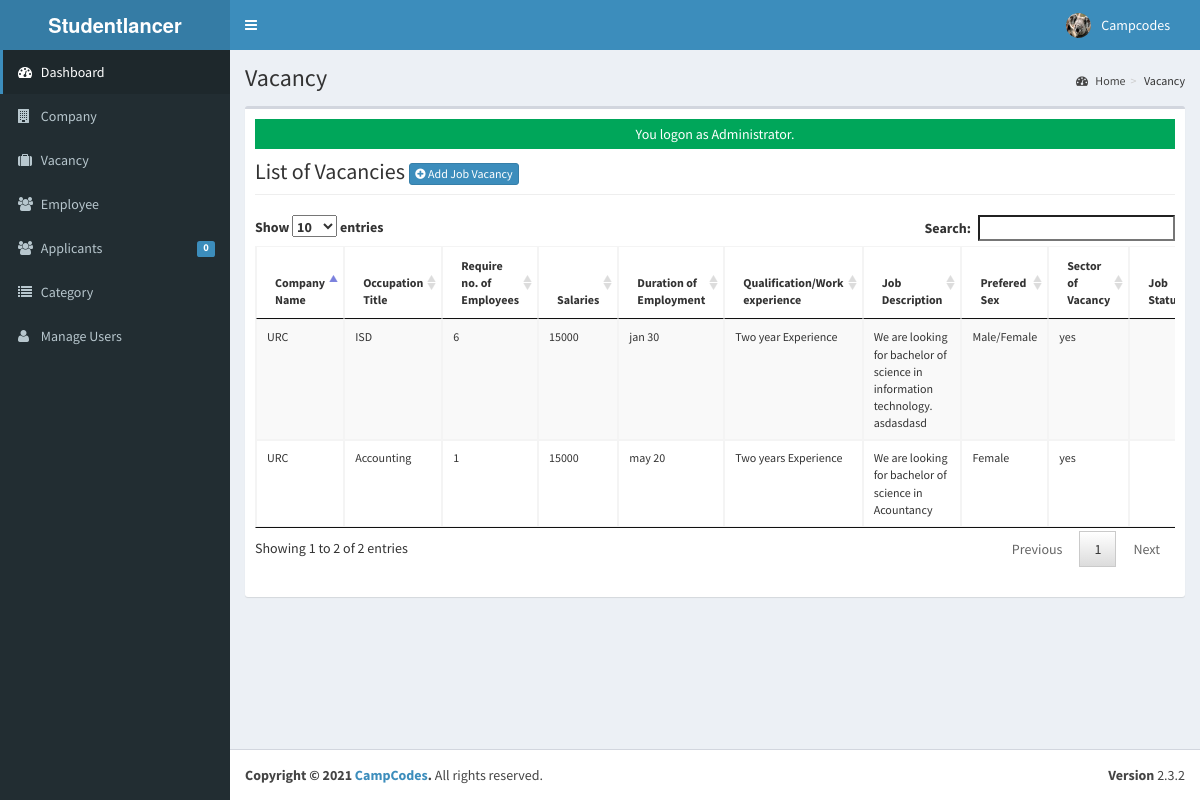
Page /admin/vacancy/index.php (signed in) on the earlier database version.
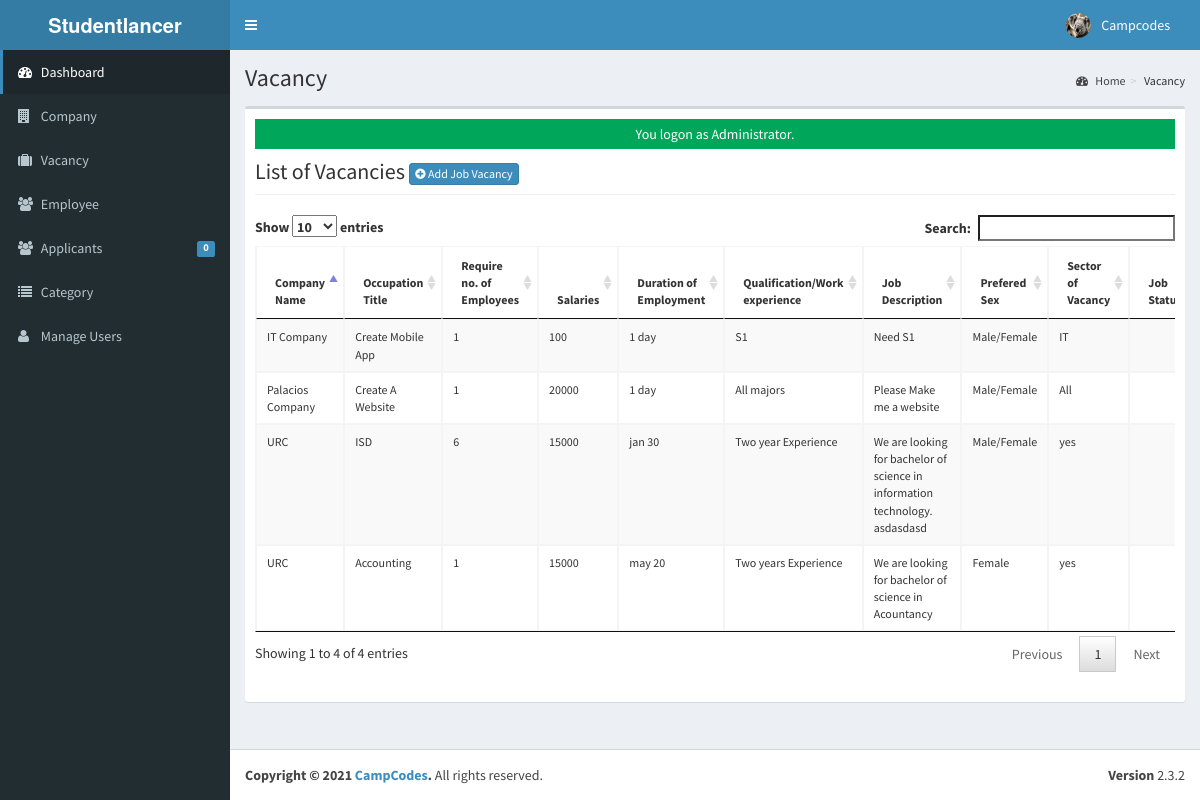
Same page on the later database version.
### tables this page shows
CREATE TABLE `tbljob` (
  `JOBID` int(11) NOT NULL,
  `COMPANYID` int(11) NOT NULL,
  `CATEGORY` varchar(250) NOT NULL,
  `OCCUPATIONTITLE` varchar(90) NOT NULL,
  `REQ_NO_EMPLOYEES` int(11) NOT NULL,
  `SALARIES` double NOT NULL,
  `DURATION_EMPLOYEMENT` varchar(90) NOT NULL,
  `QUALIFICATION_WORKEXPERIENCE` text NOT NULL,
  `JOBDESCRIPTION` text NOT NULL,
  `PREFEREDSEX` varchar(30) NOT NULL,
  `SECTOR_VACANCY` text NOT NULL,
  `JOBSTATUS` varchar(90) NOT NULL,
  `DATEPOSTED` datetime NOT NULL
);

CREATE TABLE `tblcompany` (
  `COMPANYID` int(11) NOT NULL,
  `COMPANYNAME` varchar(90) NOT NULL,
  `COMPANYADDRESS` varchar(90) NOT NULL,
  `COMPANYCONTACTNO` varchar(30) NOT NULL,
  `COMPANYSTATUS` varchar(90) NOT NULL,
  `COMPANYMISSION` text NOT NULL
);

### admin/vacancy/index.php (called while the page is built, shortened)
<?php
require_once ("../theme/templates.php");
?>

### include/database.php (called while the page is built, shortened)
<?php
class Database {
	var $sql_string = '';
	private $conn;
	public function open_connection() {
		$this->conn = mysqli_connect(server,user,pass);
		if(!$this->conn){
			echo "Problem in database connection! Contact administrator!";
			exit();
		}else{
			$db_select = mysqli_select_db($this->conn,database_name);
		}
	}
	function setQuery($sql='') {
		$this->sql_string=$sql;
	}
	function executeQuery() {
		$result = mysqli_query($this->conn,$this->sql_string);
		return $result;
	}
	private function confirm_query($result) {
		return $result;
	}
	function loadResultList( $key='' ) {
		$cur = $this->executeQuery();
		$array = array();
		while ($row = mysqli_fetch_object($cur)) {
			if ($key) {
				$array[$row->$key] = $row;
			} else {
				$array[] = $row;
			}
		}
		return $array;
	}
}
$mydb = new Database();

### admin/vacancy/list.php (the view, shortened to what this page needs)
<div class="row">
      	 <div class="col-lg-12">
           <h1 class="page-header">List of Vacancies  <a href="index.php?view=add" class="btn btn-primary btn-xs  ">  <i class="fa fa-plus-circle fw-fa"></i> Add Job Vacancy</a>  </h1>
      		</div>
  		 </div>
 		    <form action="controller.php?action=delete" Method="POST">
		     <div class="table-responsive">
			<table id="dash-table" class="table table-striped table-bordered table-hover"  style="font-size:12px" cellspacing="0">
			  <thead>
			  	<tr>
			  		<th>Company Name</th>
			  		<th>Occupation Title</th>
			  		<th>Require no. of Employees</th>
			  		<th>Salaries</th>
			  		<th>Duration of Employment</th>
			  		<th>Qualification/Work experience</th>
			  		<th>Job Description</th>
			  		<th>Prefered Sex</th>
			  		<th>Sector of Vacancy</th>
			  		<th>Job Status</th>
			  	</tr>
			  </thead>
			  <tbody>
			  	<?php
			  		$mydb->setQuery("SELECT * FROM `tbljob` j, `tblcompany` c WHERE j.COMPANYID=c.COMPANYID");
			  		$cur = $mydb->loadResultList();
					foreach ($cur as $result) {
			  		echo '<tr>';
			  			echo '<td>' . $result->COMPANYNAME.'</td>';
			  			echo '<td>' . $result->OCCUPATIONTITLE.'</td>';
			  			echo '<td>' . $result->REQ_NO_EMPLOYEES.'</td>';
			  			echo '<td>' . $result->SALARIES.'</td>';
			  			echo '<td>' . $result->DURATION_EMPLOYEMENT.'</td>';
			  			echo '<td>' . $result->QUALIFICATION_WORKEXPERIENCE.'</td>';
			  			echo '<td>' . $result->JOBDESCRIPTION.'</td>';
			  			echo '<td>' . $result->PREFEREDSEX.'</td>';
			  			echo '<td>' . $result->SECTOR_VACANCY.'</td>';
			  			echo '<td>' . $result->JOBSTATUS.'</td>';
			  		echo '</tr>';
			  	}
			  	?>
			  </tbody>
			</table>
			</form>

Differences in the rows shown:
added tbljob: COMPANYID.COMPANYNAME "Palacios Company", OCCUPATIONTITLE "Create A Website", REQ_NO_EMPLOYEES "1", SALARIES "20000", DURATION_EMPLOYEMENT "1 day", QUALIFICATION_WORKEXPERIENCE "All majors", JOBDESCRIPTION "Please Make me a website", PREFEREDSEX "Male/Female", SECTOR_VACANCY "All"
added tbljob: COMPANYID.COMPANYNAME "IT Company", OCCUPATIONTITLE "Create Mobile App", REQ_NO_EMPLOYEES "1", SALARIES "100", DURATION_EMPLOYEMENT "1 day", QUALIFICATION_WORKEXPERIENCE "S1", JOBDESCRIPTION "Need S1", PREFEREDSEX "Male/Female", SECTOR_VACANCY "IT"
Other differences:
text written by a page script: "Show entries Search: Showing 1 to 2 of 2 entries Previous 1 Next" → "Show entries Search: Showing 1 to 4 of 4 entries Previous 1 Next"
